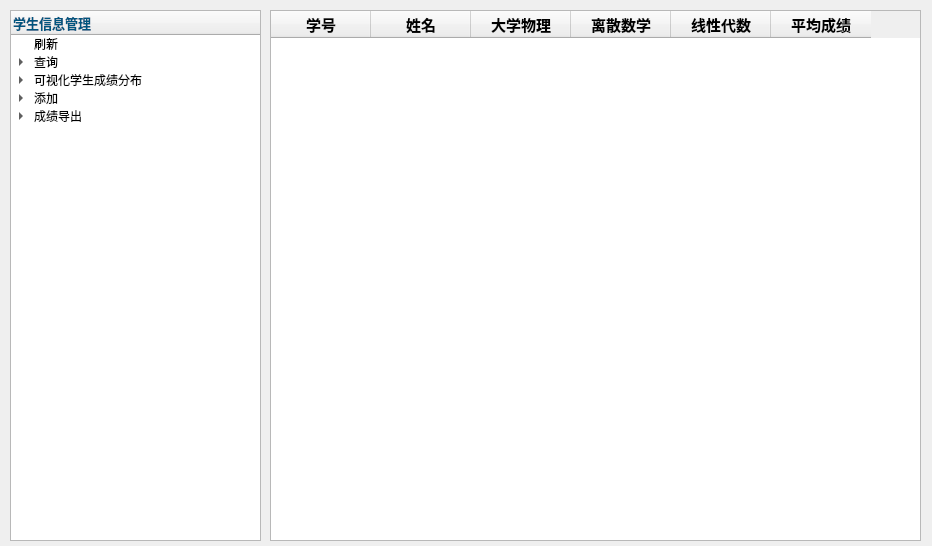
<?xml version="1.0" encoding="UTF-8"?>
<ui version="4.0">
 <class>Dialog</class>
 <widget class="QDialog" name="Dialog">
  <property name="geometry">
   <rect>
    <x>0</x>
    <y>0</y>
    <width>932</width>
    <height>546</height>
   </rect>
  </property>
  <property name="windowTitle">
   <string>Dialog</string>
  </property>
  <widget class="QTableWidget" name="tableWidget">
   <property name="enabled">
    <bool>true</bool>
   </property>
   <property name="geometry">
    <rect>
     <x>270</x>
     <y>10</y>
     <width>651</width>
     <height>531</height>
    </rect>
   </property>
   <property name="styleSheet">
    <string notr="true"/>
   </property>
   <property name="sortingEnabled">
    <bool>true</bool>
   </property>
   <column>
    <property name="text">
     <string>学号</string>
    </property>
    <property name="font">
     <font>
      <family>微软雅黑</family>
      <pointsize>11</pointsize>
      <weight>75</weight>
      <bold>true</bold>
     </font>
    </property>
    <property name="icon">
     <iconset resource="../../../Pictures/4K/美女30P/路风影视模型素材（5TB容量）.url">
      <normaloff>:/newPrefix/Desktop/PyQt5/test.ui/piliang_ico/Credit_Card.net.png</normaloff>:/newPrefix/Desktop/PyQt5/test.ui/piliang_ico/Credit_Card.net.png</iconset>
    </property>
   </column>
   <column>
    <property name="text">
     <string>姓名</string>
    </property>
    <property name="font">
     <font>
      <family>微软雅黑</family>
      <pointsize>11</pointsize>
      <weight>75</weight>
      <bold>true</bold>
     </font>
    </property>
    <property name="icon">
     <iconset resource="../../../Pictures/4K/美女30P/路风影视模型素材（5TB容量）.url">
      <normaloff>:/newPrefix/Desktop/PyQt5/test.ui/piliang_ico/ID_128px_1179915_easyicon.net.png</normaloff>:/newPrefix/Desktop/PyQt5/test.ui/piliang_ico/ID_128px_1179915_easyicon.net.png</iconset>
    </property>
   </column>
   <column>
    <property name="text">
     <string>大学物理</string>
    </property>
    <property name="font">
     <font>
      <family>微软雅黑</family>
      <pointsize>11</pointsize>
      <weight>75</weight>
      <bold>true</bold>
     </font>
    </property>
    <property name="icon">
     <iconset resource="../../../Pictures/4K/美女30P/路风影视模型素材（5TB容量）.url">
      <normaloff>:/newPrefix/Desktop/PyQt5/test.ui/piliang_ico/physics__easyicon.net.png</normaloff>:/newPrefix/Desktop/PyQt5/test.ui/piliang_ico/physics__easyicon.net.png</iconset>
    </property>
   </column>
   <column>
    <property name="text">
     <string>离散数学</string>
    </property>
    <property name="font">
     <font>
      <family>微软雅黑</family>
      <pointsize>11</pointsize>
      <weight>75</weight>
      <bold>true</bold>
     </font>
    </property>
    <property name="icon">
     <iconset resource="../../../Pictures/4K/美女30P/路风影视模型素材（5TB容量）.url">
      <normaloff>:/newPrefix/Desktop/PyQt5/test.ui/piliang_ico/maths_.png</normaloff>:/newPrefix/Desktop/PyQt5/test.ui/piliang_ico/maths_.png</iconset>
    </property>
   </column>
   <column>
    <property name="text">
     <string>线性代数</string>
    </property>
    <property name="font">
     <font>
      <family>微软雅黑</family>
      <pointsize>11</pointsize>
      <weight>75</weight>
      <bold>true</bold>
     </font>
    </property>
    <property name="icon">
     <iconset resource="../../../Pictures/4K/美女30P/路风影视模型素材（5TB容量）.url">
      <normaloff>:/newPrefix/Desktop/PyQt5/test.ui/piliang_ico/mathematics.net.png</normaloff>:/newPrefix/Desktop/PyQt5/test.ui/piliang_ico/mathematics.net.png</iconset>
    </property>
   </column>
   <column>
    <property name="text">
     <string>平均成绩</string>
    </property>
    <property name="font">
     <font>
      <family>微软雅黑</family>
      <pointsize>11</pointsize>
      <weight>75</weight>
      <bold>true</bold>
     </font>
    </property>
    <property name="icon">
     <iconset resource="../../../Pictures/4K/美女30P/路风影视模型素材（5TB容量）.url">
      <normaloff>:/newPrefix/Desktop/PyQt5/test.ui/piliang_ico/educational_net.png</normaloff>:/newPrefix/Desktop/PyQt5/test.ui/piliang_ico/educational_net.png</iconset>
    </property>
   </column>
  </widget>
  <widget class="QTreeWidget" name="treeWidget">
   <property name="geometry">
    <rect>
     <x>10</x>
     <y>10</y>
     <width>251</width>
     <height>531</height>
    </rect>
   </property>
   <property name="styleSheet">
    <string notr="true">border-image: url(:/newPrefix/Desktop/PyQt5/test.ui/1.jpg);</string>
   </property>
   <column>
    <property name="text">
     <string>学生信息管理</string>
    </property>
    <property name="font">
     <font>
      <family>微软雅黑</family>
      <pointsize>10</pointsize>
      <weight>75</weight>
      <bold>true</bold>
     </font>
    </property>
    <property name="background">
     <color>
      <red>255</red>
      <green>255</green>
      <blue>255</blue>
     </color>
    </property>
    <property name="foreground">
     <brush brushstyle="SolidPattern">
      <color alpha="255">
       <red>0</red>
       <green>85</green>
       <blue>127</blue>
      </color>
     </brush>
    </property>
    <property name="icon">
     <iconset resource="../../../Pictures/4K/美女30P/路风影视模型素材（5TB容量）.url">
      <normaloff>:/newPrefix/timg.jpg</normaloff>
      <normalon>flash.png</normalon>:/newPrefix/timg.jpg</iconset>
    </property>
   </column>
   <item>
    <property name="text">
     <string>刷新</string>
    </property>
    <property name="foreground">
     <brush brushstyle="NoBrush">
      <color alpha="255">
       <red>0</red>
       <green>0</green>
       <blue>127</blue>
      </color>
     </brush>
    </property>
    <property name="icon">
     <iconset>
      <normaloff>:/newPrefix/Desktop/PyQt5/test.ui/Refresh.png</normaloff>:/newPrefix/Desktop/PyQt5/test.ui/Refresh.png</iconset>
    </property>
   </item>
   <item>
    <property name="text">
     <string>查询</string>
    </property>
    <property name="foreground">
     <brush brushstyle="NoBrush">
      <color alpha="255">
       <red>0</red>
       <green>0</green>
       <blue>127</blue>
      </color>
     </brush>
    </property>
    <property name="icon">
     <iconset>
      <normaloff>:/newPrefix/Desktop/PyQt5/test.ui/search.png</normaloff>:/newPrefix/Desktop/PyQt5/test.ui/search.png</iconset>
    </property>
    <item>
     <property name="text">
      <string>按学号</string>
     </property>
     <property name="icon">
      <iconset resource="../../../Pictures/4K/美女30P/路风影视模型素材（5TB容量）.url">
       <normaloff>:/newPrefix/Desktop/PyQt5/test.ui/piliang_ico/字母_a.png</normaloff>:/newPrefix/Desktop/PyQt5/test.ui/piliang_ico/字母_a.png</iconset>
     </property>
    </item>
    <item>
     <property name="text">
      <string>按姓名</string>
     </property>
     <property name="icon">
      <iconset resource="../../../Pictures/4K/美女30P/路风影视模型素材（5TB容量）.url">
       <normaloff>:/newPrefix/Desktop/PyQt5/test.ui/piliang_ico/字母_b.png</normaloff>:/newPrefix/Desktop/PyQt5/test.ui/piliang_ico/字母_b.png</iconset>
     </property>
    </item>
   </item>
   <item>
    <property name="text">
     <string>可视化学生成绩分布</string>
    </property>
    <property name="foreground">
     <brush brushstyle="NoBrush">
      <color alpha="255">
       <red>0</red>
       <green>0</green>
       <blue>127</blue>
      </color>
     </brush>
    </property>
    <property name="icon">
     <iconset resource="../../../Pictures/4K/美女30P/路风影视模型素材（5TB容量）.url">
      <normaloff>:/newPrefix/Desktop/PyQt5/test.ui/piliang_ico/Graph_.net.png</normaloff>:/newPrefix/Desktop/PyQt5/test.ui/piliang_ico/Graph_.net.png</iconset>
    </property>
    <item>
     <property name="text">
      <string>大学物理</string>
     </property>
     <property name="icon">
      <iconset resource="../../../Pictures/4K/美女30P/路风影视模型素材（5TB容量）.url">
       <normaloff>:/newPrefix/Desktop/PyQt5/test.ui/piliang_ico/physics__easyicon.net.png</normaloff>:/newPrefix/Desktop/PyQt5/test.ui/piliang_ico/physics__easyicon.net.png</iconset>
     </property>
    </item>
    <item>
     <property name="text">
      <string>离散数学</string>
     </property>
     <property name="icon">
      <iconset resource="../../../Pictures/4K/美女30P/路风影视模型素材（5TB容量）.url">
       <normaloff>:/newPrefix/Desktop/PyQt5/test.ui/piliang_ico/maths_.png</normaloff>:/newPrefix/Desktop/PyQt5/test.ui/piliang_ico/maths_.png</iconset>
     </property>
    </item>
    <item>
     <property name="text">
      <string>线性代数</string>
     </property>
     <property name="icon">
      <iconset resource="../../../Pictures/4K/美女30P/路风影视模型素材（5TB容量）.url">
       <normaloff>:/newPrefix/Desktop/PyQt5/test.ui/piliang_ico/mathematics.net.png</normaloff>:/newPrefix/Desktop/PyQt5/test.ui/piliang_ico/mathematics.net.png</iconset>
     </property>
    </item>
    <item>
     <property name="text">
      <string>平均成绩</string>
     </property>
     <property name="icon">
      <iconset resource="../../../Pictures/4K/美女30P/路风影视模型素材（5TB容量）.url">
       <normaloff>:/newPrefix/Desktop/PyQt5/test.ui/piliang_ico/educational_net.png</normaloff>:/newPrefix/Desktop/PyQt5/test.ui/piliang_ico/educational_net.png</iconset>
     </property>
    </item>
   </item>
   <item>
    <property name="text">
     <string>添加</string>
    </property>
    <property name="background">
     <brush brushstyle="NoBrush">
      <color alpha="255">
       <red>0</red>
       <green>0</green>
       <blue>0</blue>
      </color>
     </brush>
    </property>
    <property name="foreground">
     <brush brushstyle="NoBrush">
      <color alpha="255">
       <red>0</red>
       <green>0</green>
       <blue>127</blue>
      </color>
     </brush>
    </property>
    <property name="icon">
     <iconset resource="../../../Pictures/4K/美女30P/路风影视模型素材（5TB容量）.url">
      <normaloff>:/newPrefix/Desktop/PyQt5/test.ui/piliang_ico/add.png</normaloff>:/newPrefix/Desktop/PyQt5/test.ui/piliang_ico/add.png</iconset>
    </property>
    <item>
     <property name="text">
      <string>手动添加</string>
     </property>
     <property name="icon">
      <iconset resource="../../../Pictures/4K/美女30P/路风影视模型素材（5TB容量）.url">
       <normaloff>:/newPrefix/Desktop/PyQt5/test.ui/piliang_ico/添加1.png</normaloff>:/newPrefix/Desktop/PyQt5/test.ui/piliang_ico/添加1.png</iconset>
     </property>
    </item>
    <item>
     <property name="text">
      <string>文件导入</string>
     </property>
     <property name="icon">
      <iconset resource="../../../Pictures/4K/美女30P/路风影视模型素材（5TB容量）.url">
       <normaloff>:/newPrefix/Desktop/PyQt5/test.ui/piliang_ico/添加.png</normaloff>:/newPrefix/Desktop/PyQt5/test.ui/piliang_ico/添加.png</iconset>
     </property>
    </item>
   </item>
   <item>
    <property name="text">
     <string>成绩导出</string>
    </property>
    <property name="foreground">
     <brush brushstyle="NoBrush">
      <color alpha="255">
       <red>0</red>
       <green>0</green>
       <blue>127</blue>
      </color>
     </brush>
    </property>
    <property name="icon">
     <iconset resource="../../../Pictures/4K/美女30P/路风影视模型素材（5TB容量）.url">
      <normaloff>:/newPrefix/Desktop/PyQt5/test.ui/piliang_ico/database.net.png</normaloff>:/newPrefix/Desktop/PyQt5/test.ui/piliang_ico/database.net.png</iconset>
    </property>
    <item>
     <property name="text">
      <string>导出为 */.text</string>
     </property>
     <property name="icon">
      <iconset resource="../../../Pictures/4K/美女30P/路风影视模型素材（5TB容量）.url">
       <normaloff>:/newPrefix/Desktop/PyQt5/test.ui/piliang_ico/txt_.net.png</normaloff>:/newPrefix/Desktop/PyQt5/test.ui/piliang_ico/txt_.net.png</iconset>
     </property>
    </item>
    <item>
     <property name="text">
      <string>导出为 */.csv</string>
     </property>
     <property name="icon">
      <iconset resource="../../../Pictures/4K/美女30P/路风影视模型素材（5TB容量）.url">
       <normaloff>:/newPrefix/Desktop/PyQt5/test.ui/piliang_ico/csv_.net.png</normaloff>:/newPrefix/Desktop/PyQt5/test.ui/piliang_ico/csv_.net.png</iconset>
     </property>
    </item>
    <item>
     <property name="text">
      <string>导出为 */.xlsx</string>
     </property>
     <property name="icon">
      <iconset>
       <disabledoff>:/newPrefix/Desktop/PyQt5/test.ui/piliang_ico/xlsx.png</disabledoff>
      </iconset>
     </property>
    </item>
   </item>
  </widget>
 </widget>
 <resources>
  <include location="../../../Pictures/4K/美女30P/路风影视模型素材（5TB容量）.url"/>
 </resources>
 <connections/>
</ui>
